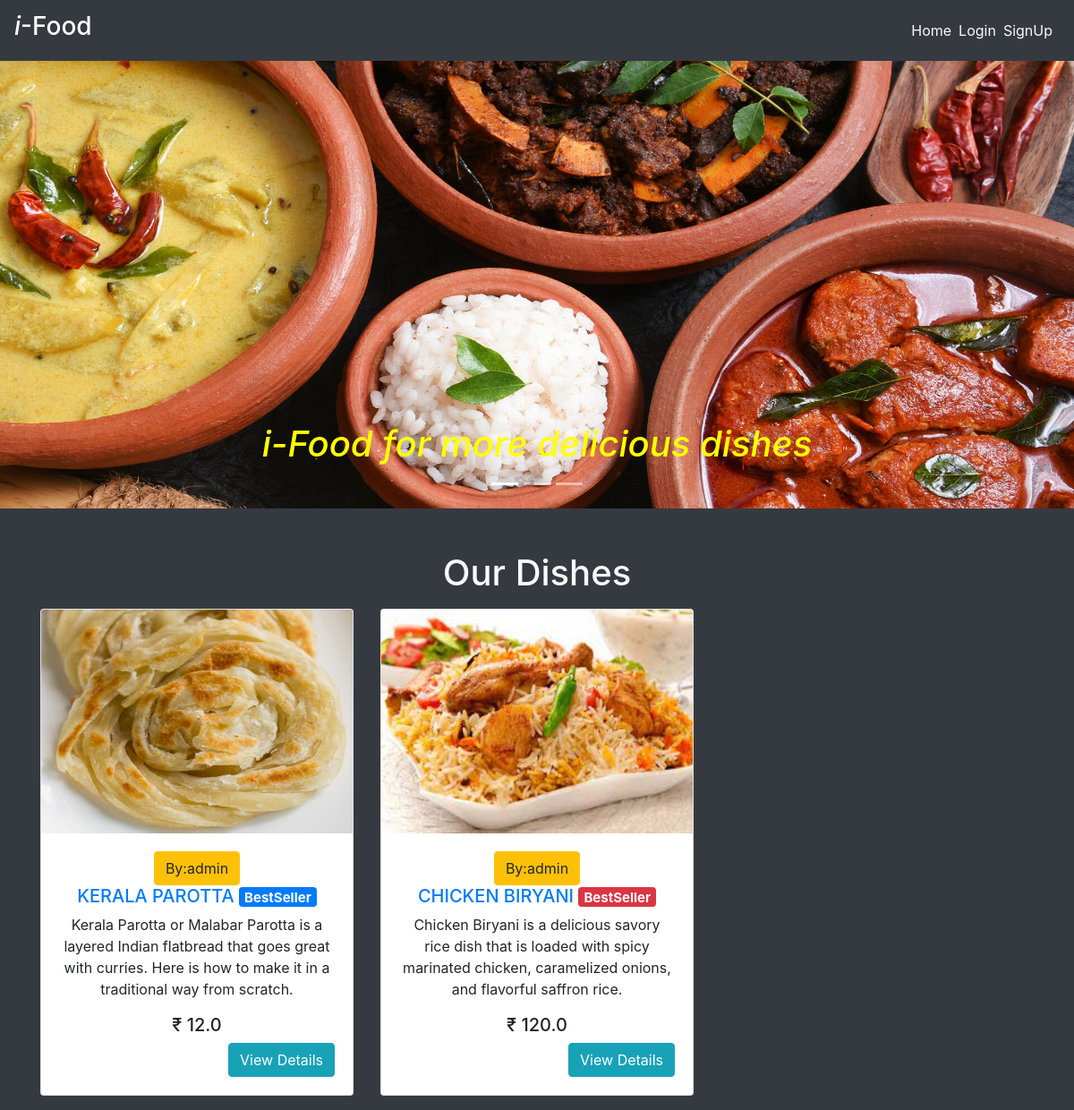
The page / on the database its author committed.
### main/models.py (models this page shows, shortened)
class Item(models.Model):
    LABELS = (
        ('BestSeller', 'BestSeller'),
        ('New', 'New'),
        ('Spicy🔥', 'Spicy🔥'),
    )
    LABEL_COLOUR = (
        ('danger', 'danger'),
        ('success', 'success'),
        ('primary', 'primary'),
        ('info', 'info')
    )
    title = models.CharField(max_length=150)
    description = models.CharField(max_length=250,blank=True)
    price = models.FloatField()
    pieces = models.IntegerField(default=6)
    instructions = models.CharField(max_length=250,default="Jain Option Available")
    image = models.ImageField(default='default.png', upload_to='images/')
    labels = models.CharField(max_length=25, choices=LABELS, blank=True)
    label_colour = models.CharField(max_length=15, choices=LABEL_COLOUR, blank=True)
    slug = models.SlugField(default="sushi_name")
    created_by = models.ForeignKey(User, on_delete=models.CASCADE)

### main/views.py (the view)
# urls.py: path('', MenuListView.as_view(), name='home'),
class MenuListView(ListView):
    model = Item
    template_name = 'main/home.html'
    context_object_name = 'menu_items'

### main/templates/main/home.html (shortened to what this page needs)
{% extends "main/layout.html" %}
{% block content %}
  <div class="home bg-dark">
    <div id="carouselExampleCaptions" class="carousel slide mb-5" data-ride="carousel" style="height: 500px;">
        <ol class="carousel-indicators">
          <li data-target="#carouselExampleCaptions" data-slide-to="0" class="active"></li>
          <li data-target="#carouselExampleCaptions" data-slide-to="1"></li>
          <li data-target="#carouselExampleCaptions" data-slide-to="2"></li>
        </ol>
        <div class="carousel-inner">
          <div class="carousel-item active">
            <img src="../media/image1.jpg" class="d-block w-100" alt="sushi1" height="500px">
            <div class="carousel-caption d-none d-md-block text-dark">
                <h1 style="color:yellow;"><i>i-Food for more delicious dishes</i></h1>
            </div>
          </div>
        </div>
        <a class="carousel-control-prev" href="#carouselExampleCaptions" role="button" data-slide="prev">
          <span class="carousel-control-prev-icon" aria-hidden="true"></span>
        </a>
        <a class="carousel-control-next" href="#carouselExampleCaptions" role="button" data-slide="next">
          <span class="carousel-control-next-icon" aria-hidden="true"></span>
        </a>
    </div>
    <div class="container">
      <h1 class="text-center text-light mb-3">Our Dishes</h1>
      <div class="row">
        {% for item in menu_items %}
            <div class="col-sm-4">
                <div class="card mb-3" style="height: fit-content; overflow: auto;">
                  <img src="{{ item.image.url }}" style="height: 250px;">
                    <div class="card-body text-center">
                      <button class="btn btn-warning">By:{{ item.created_by }}</button>
                      <h5 class="text-center"><a href="{% url 'main:dishes' item.slug %}">{{ item.title }} </a><span class="badge badge-{{ item.label_colour }}">{{ item.labels }}</span></h5>
                      <p class="text-center">{{ item.description }}</p>
                      <h5 class="text-center">₹ {{ item.price }}</h5>
                      <a href="{% url 'main:dishes' item.slug %}" class="btn btn-info float-right">View Details</a>
                    </div>
                </div>
            </div>
        {% endfor %}
      </div>
    </div>
  </div>
{% endblock content %}

### main/templates/main/layout.html (shortened to what this page needs)
{% load get_group %}
{% load static %}
<!DOCTYPE html>
<html lang="en">
<head>
    <link rel="stylesheet" href="https://maxcdn.bootstrapcdn.com/bootstrap/4.0.0/css/bootstrap.min.css">
    <link rel="stylesheet" type="text/css" href="{% static 'main/styles.css' %}">
</head>
<body>
    <nav class="navbar navbar-expand-lg navbar-dark bg-dark">
        <a class="navbar-brand" href="/"><h3><i>i</i>-Food</h3></a>
        <div class="collapse navbar-collapse" id="navbarNav">
            <ul class="navbar-nav ml-auto">
                    <li><a href="{% url 'main:home' %}" class="mr-2 text-light">Home</a></li>
                {% if user.is_authenticated %}
                    {% if request.user|has_group:"admin_owner" %}
                        <li><a href="{% url 'main:admin_dashboard' %}" class="mr-2 text-light">DashBoard</a></li>
                        <li>
                            <form class="logout-link" action="{% url 'accounts:logout' %}" method="post">
                                {% csrf_token %}
                                <button type="submit" class="mr-2">Logout</button>
                            </form>
                        </li>
                    {% else %}
                        <li><a href="{% url 'main:cart' %}" class="mr-2 text-light">My Cart🛒</a></li>
                        <li><a href="{% url 'main:order_details' %}" class="mr-2 text-light">Your Orders</a></li>
                        <li>
                            <form class="logout-link" action="{% url 'accounts:logout' %}" method="post">
                                {% csrf_token %}
                                <button type="submit" class="mr-2">Logout</button>
                            </form>
                        </li>
                    {% endif %}
                {% else %}
                    <li><a href="{% url 'accounts:login' %}" class="mr-2 text-light">Login</a></li>
                    <li><a href="{% url 'accounts:signup' %}" class="mr-2 text-light">SignUp</a></li>
                {% endif %}
            </ul>
        </div>
    </nav>
    <main role="main">
        {% block content %}{% endblock %}
    </main>

### rows shown on the page
Item: image (picture), created_by "admin", title "KERALA PAROTTA", labels "BestSeller", description "Kerala Parotta or Malabar Parotta is a layered Indian flatbread that goes great with curries. Here is how to make it in a traditional way from scratch.", price "12.0"
Item: image (picture), created_by "admin", title "CHICKEN BIRYANI", labels "BestSeller", description "Chicken Biryani is a delicious savory rice dish that is loaded with spicy marinated chicken, caramelized onions, and flavorful saffron rice.", price "120.0"
